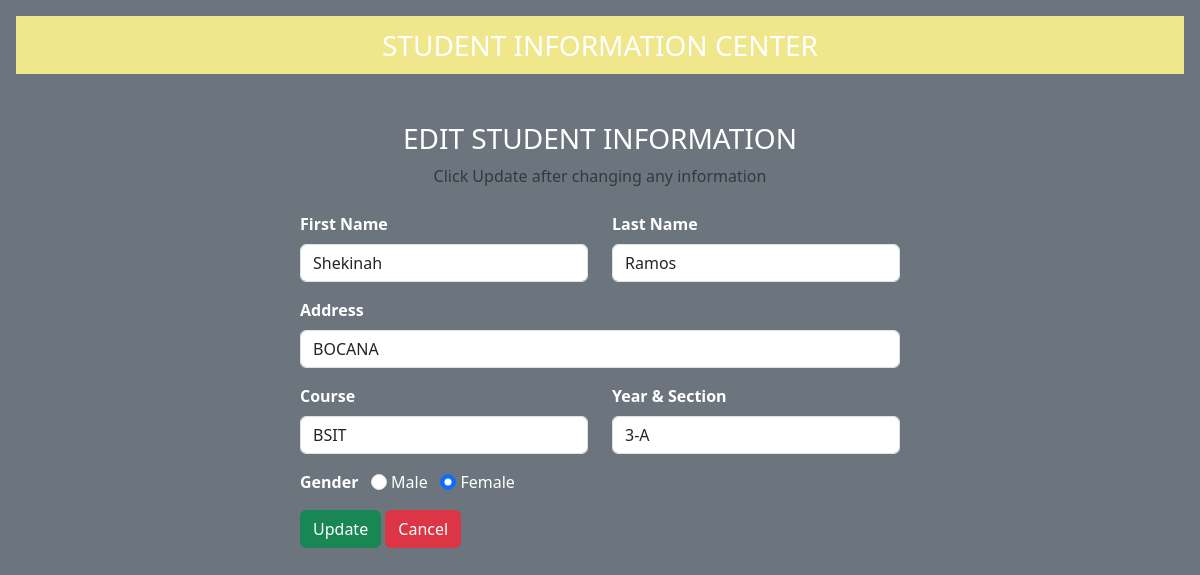
The app's page /student_info/edit.php?id=3 with its own data.
### tables this page shows
CREATE TABLE `student` (
  `id` int(100) NOT NULL,
  `first_name` varchar(100) NOT NULL,
  `last_name` varchar(100) NOT NULL,
  `gender` varchar(100) NOT NULL,
  `address` varchar(255) NOT NULL,
  `course` varchar(255) NOT NULL,
  `year_section` varchar(100) NOT NULL
);

### student_info/edit.php (the view, shortened to what this page needs)
<?php
include "dbconn.php";
$id = $_GET['id'];
?>
<!DOCTYPE html>
<html lang="en">
<head>
   <link rel="stylesheet" href= "https://cdn.jsdelivr.net/npm/bootstrap@5.3.2/dist/css/bootstrap.min.css">
   <link rel="stylesheet" href="https://cdnjs.cloudflare.com/ajax/libs/font-awesome/6.5.1/css/all.min.css"
 />
</head>
<body class="text-bg-secondary p-3">
    <nav class="navbar navbar-light justify-content-center fs-3 mb-5" style="background-color: khaki ">
        STUDENT INFORMATION CENTER
    </nav>
    <div class="container">
        <div class="text-center mb-4">
            <h3>EDIT STUDENT INFORMATION</h3>
            <p class="text-muted">Click Update after changing any information</p>
        </div>
        <?php
        $sql = "SELECT * FROM student WHERE id = $id LIMIT 1";
        $result = mysqli_query($con, $sql);
        $row = mysqli_fetch_assoc($result);
        ?>
        <div class="container d-flex justify-content-center">
            <form action="" method="post" style="width:50vw; min-width:300px;">
                <div class="row mb-3">
                    <div class="col">
                        <label class="form-label"><b>First Name</b></label>
                        <input type="text" class="form-control" name="first_name"
                        value="<?php echo $row['first_name']?>">
                    </div>
                    <div class="col">
                        <label class="form-label"><b>Last Name</b></label>
                        <input type="text" class="form-control" name="last_name"
                        value="<?php echo $row['last_name']?>">
                    </div>
                </div>
                <div class="mb-3">
                        <label class="form-label"><b>Address</b></label>
                        <input type="text" class="form-control" name="address"
                        value="<?php echo $row['address']?>">
                </div>
                <div class="row mb-3">
                    <div class="col">
                        <label class="form-label"><b>Course</b></label>
                        <input type="text" class="form-control" name="course"
                        value="<?php echo $row['course']?>">
                    </div>
                    <div class="col">
                        <label class="form-label"><b>Year & Section</b></label>
                        <input type="text" class="form-control" name="year_section"
                        value="<?php echo $row['year_section']?>">
                    </div>
                </div>
                <div class="form-group mb-3">
                    <label><b>Gender</b></label> &nbsp;
                    <input type="radio" class="form-check-input" name="gender"
                   id="Male" value="Male" <?php echo ($row['gender']=='Male')?"checked":""; ?>>
                   <label for="Male" class="form-input-label">Male</label>
                   <input type="radio" class="form-check-input" name="gender"
                   id="Female" value="Female" <?php echo ($row['gender']=='Female')?"checked":""; ?>>
                   <label for="Female" class="form-input-label">Female</label>
                </div>
                <div>
                    <button type="submit" class="btn btn-success" name="submit">Update</button>
                    <a href="index.php" class="btn btn-danger">Cancel</a>
                </div>
            </form>
        </div>
    </div>
<link rel="stylesheet" href="https://cdn.jsdelivr.net/npm/bootstrap@5.3.2/dist/js/bootstrap.bundle.min.js">
</body>
</html>

### records on screen
student: first_name "Shekinah", last_name "Ramos", address "BOCANA", course "BSIT", year_section "3-A", gender "☐ Male", gender "☑ Female"
